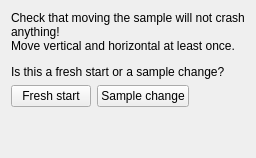
     <widget class="QWidget" name="page_movement_safe">
      <layout class="QVBoxLayout" name="layout_movement_safe">
       <item>
        <widget class="QLabel" name="lb_movesafe_title">
         <property name="wordWrap">
          <bool>true</bool>
         </property>
         <property name="text">
          <string>Check that moving the sample will not crash anything!
Move vertical and horizontal at least once.</string>
         </property>
        </widget>
       </item>
       <item>
        <widget class="QWidget" name="container_rows_movesafe" native="true"/>
       </item>
       <item>
        <widget class="QLabel" name="lb_movesafe_question">
         <property name="toolTip">
          <string>Fresh starts generally only happen at the beginning of an experiment</string>
         </property>
         <property name="text">
          <string>Is this a fresh start or a sample change?</string>
         </property>
        </widget>
       </item>
       <item>
        <layout class="QHBoxLayout" name="layout_movesafe_buttons">
         <item>
          <widget class="QPushButton" name="pb_fresh_start">
           <property name="text">
            <string>Fresh start</string>
           </property>
          </widget>
         </item>
         <item>
          <widget class="QPushButton" name="pb_sample_change">
           <property name="text">
            <string>Sample change</string>
           </property>
          </widget>
         </item>
         <item>
          <spacer name="spacer_movesafe">
           <property name="orientation">
            <enum>Qt::Horizontal</enum>
           </property>
           <property name="sizeHint" stdset="0">
            <size>
             <width>40</width>
             <height>20</height>
            </size>
           </property>
          </spacer>
         </item>
        </layout>
       </item>
       <item>
        <spacer name="spacer_movesafe_bottom">
         <property name="orientation">
          <enum>Qt::Vertical</enum>
         </property>
         <property name="sizeHint" stdset="0">
          <size>
           <width>20</width>
           <height>40</height>
          </size>
         </property>
        </spacer>
       </item>
      </layout>
     </widget>
